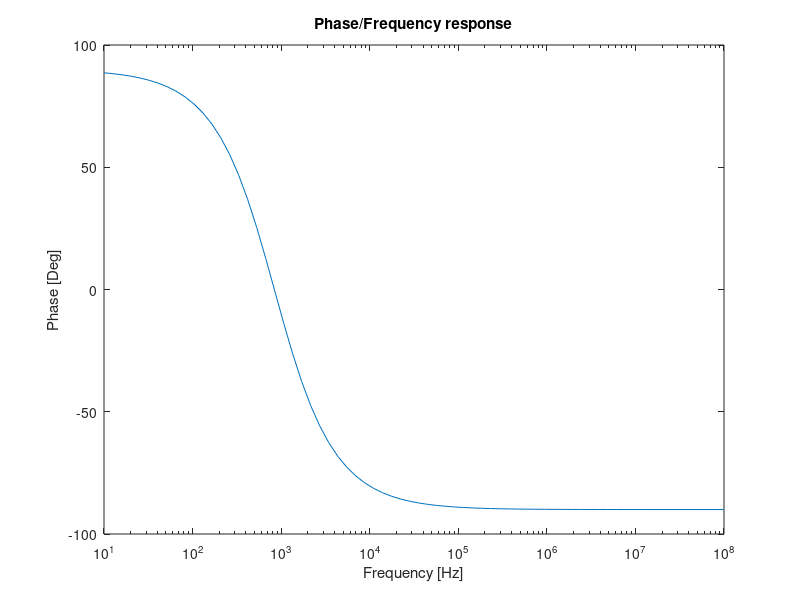
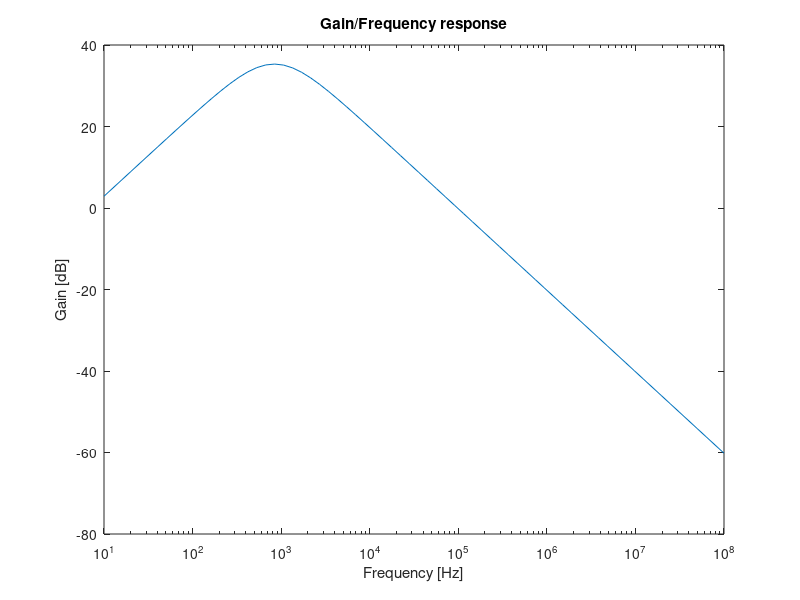

Here is the MATLAB script that generated these plots, in order:
%Lab5                                                  Academic Year 2020/2021
%                                                            TCFE
%Authors:
%Joana Matos, 95799
%Ricardo Abreu, 95842
%Vasco Emídio, 95856
%MEAer
close all 
clear all

format long;

%-----Data-----
C1=220e-9;
C2=(220e-9*1e-6)/(220e-9+1e-6);
R1=909;
R2=1e3;
R3=100e3;
R4a=1e3;
R4b=10e3;

 printf("Data_TAB \n");
 printf("$R_{1}$ = %e Ohm\n", R1); 
 printf("$R_{2}$ = %e Ohm \n", R2);
 printf("$R_{3}$ = %e Ohm \n", R3);
 printf("$R_{4a}$ = %e Ohm \n", R4a);
 printf("$R_{4b}$ = %e Ohm \n", R4b);
 printf("$C_{1}$ = %e F \n", C1);
 printf("$C_{2}$ = %e F \n", C2);
 printf("Data_END \n \n");
%------------
%--Replace R4a and R4b by an equivalent R4-
R4=1/((1/R4a)+(1/R4b));
%R4=R4a
%------------------------------------------

%----1. Gain, Zi, Zout---------------------
fo=1e3;
wL = 1/(R1*C1);
wH = 1/(R2*C2);
wO = sqrt(wL*wH);
ZC1=1/(j*C1*wO);
ZC2=1/(j*C2*wO);


T_1=(R1*C1*j*wO/(1+R1*C1*j*wO))*(1+R3/R4)*(1/(1+R2*C2*j*wO));
T_1dB=20*log10(abs(T_1))
wCdB=wO/(2*pi);

Zin=R1+ZC1
Zout=R2*ZC2/(R2+ZC2)

 printf("Freq_TAB \n");
 printf("$w_{L}$ = %e rad/s \n", wL);
 printf("$w_{H}$ = %e rad/s \n", wH);
 printf("$w_{O}$ = %e rad/s \n", wO);
 printf("$f_{O}$ = %e Hz \n", wCdB);
 printf("Freq_END \n \n");
 
 printf("Results1_TAB \n");
 printf("$Gain$ = %e dB \n", T_1dB);
 printf("$Z_{in}$ = %e + j%e Ohm \n", real(Zin), imag(Zin));
 printf("$Z_{out}$ = %e + j%eOhm \n", real(Zout), imag(Zout));
 printf("Results1_END \n \n");

%----2.--------------------------------------
f=logspace(1,8,70);
s=j*2*pi*f;
for n=1:length(s)
	T(n)=(R1*C1*s(n))./(1+R1*C1*s(n)).*(1+R3/R4).*(1/(1+R2*C2*s(n)));
	T_dB(n)=20*log10(abs(T(n)));
endfor

figure1=figure();
semilogx(f,180*arg(T)/pi);
xlabel("Frequency [Hz]");
ylabel("Phase [Deg]");
title("Phase/Frequency response");
print(figure1,"phase_response.eps","-depsc");
figure2=figure();
semilogx(f,T_dB);
xlabel("Frequency [Hz]");
ylabel("Gain [dB]");
title("Gain/Frequency response");
print(figure2,"gain_response.eps","-depsc");

%--------------------------------------------
